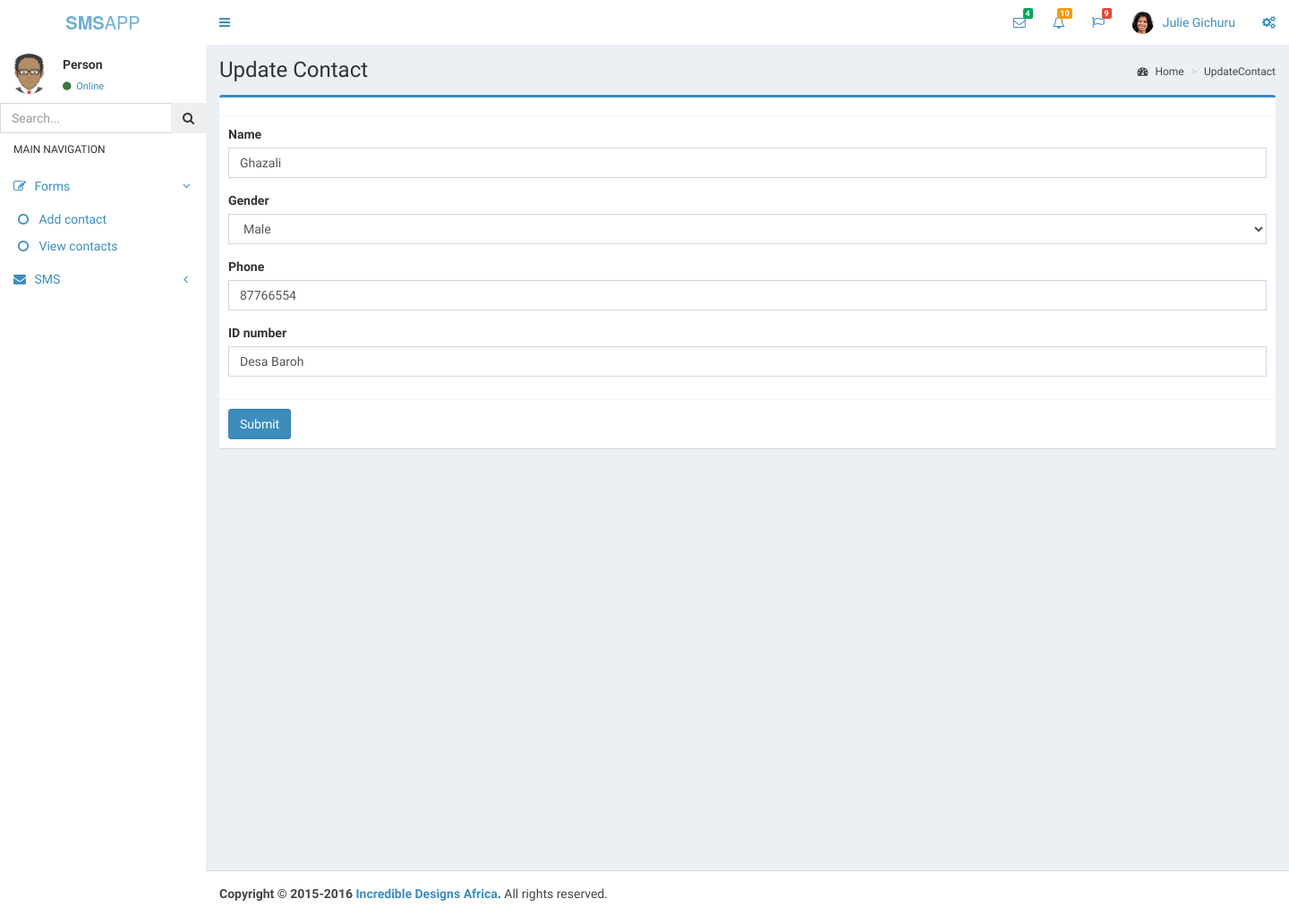
/updateContact.php?u=1, run on the app's committed database.
### tables this page shows
CREATE TABLE `personal` (
  `id_personal` int(11) NOT NULL,
  `name` varchar(45) NOT NULL,
  `gender` varchar(20) NOT NULL,
  `telp` varchar(25) NOT NULL,
  `idnumber` text NOT NULL,
  `label` varchar(255) NOT NULL
);

### updateContact.php (the view, shortened to what this page needs)
<!DOCTYPE html>
<?php
include "includes/_config.php";
?>
<html>
  <head>
  <?php include "includes/_csslinks.php"; ?>
      <?php include "includes/_header.php"; ?>
      <?php include "includes/_leftsidebar.php" ?>
      <div class="content-wrapper">
        <section class="content-header">
          <h1>
            Update Contact
          </h1>
          <?php include "includes/_breadcrums.php"; ?>
        </section>
        <section class="content">
          <div class="row">
            <div class="col-md-12">
              <div class="box box-primary">
                <div class="box-header with-border">
                </div>
                <?php
                  if(isset($_GET['u'])):
                   $res = $mysqli->query("SELECT * FROM personal WHERE id_personal=".$_GET['u']);
                   $row = $res->fetch_assoc();
                 ?>
                <form role="form" action="" method="post">
                  <div class="box-body">
                    <div class="form-group">
                      <label for="exampleInputEmail1">Name</label>
                      <input type="text" class="form-control" id=""  name="nm" value="<?php echo $row['name'] ?>">
                    </div>
                    <div class="form-group">
                      <label>Gender</label>
                      <select class="form-control" name="gd">
                        <option><?php echo $row['gender'] ?></option>
                      </select>
                    </div>
                    <div class="form-group">
                      <label for="">Phone</label>
                      <input type="tel" class="form-control" id=""  name="tl" value="<?php echo $row['telp'] ?>">
                    </div>
                    <div class="form-group">
                      <label for="">ID number</label>
                      <input type="text" class="form-control" id=""  name="idnumber" value="<?php echo $row['idnumber'] ?>">
                    </div>
                  </div>
                  <div class="box-footer">
                    <button type="submit" class="btn btn-primary" name="bts">Submit</button>
                  </div>
                </form>
              <?php
                endif;
              ?>
              </div>
            </div>
          </div>
        </section>
      </div>
      <?php include "includes/_footercopyright.php"; ?>
  </body>
</html>

### data on the page
personal: nm "Ghazali", gd "Male", tl "87766554", idnumber "Desa Baroh"

### other printed values
$filename "UpdateContact"
